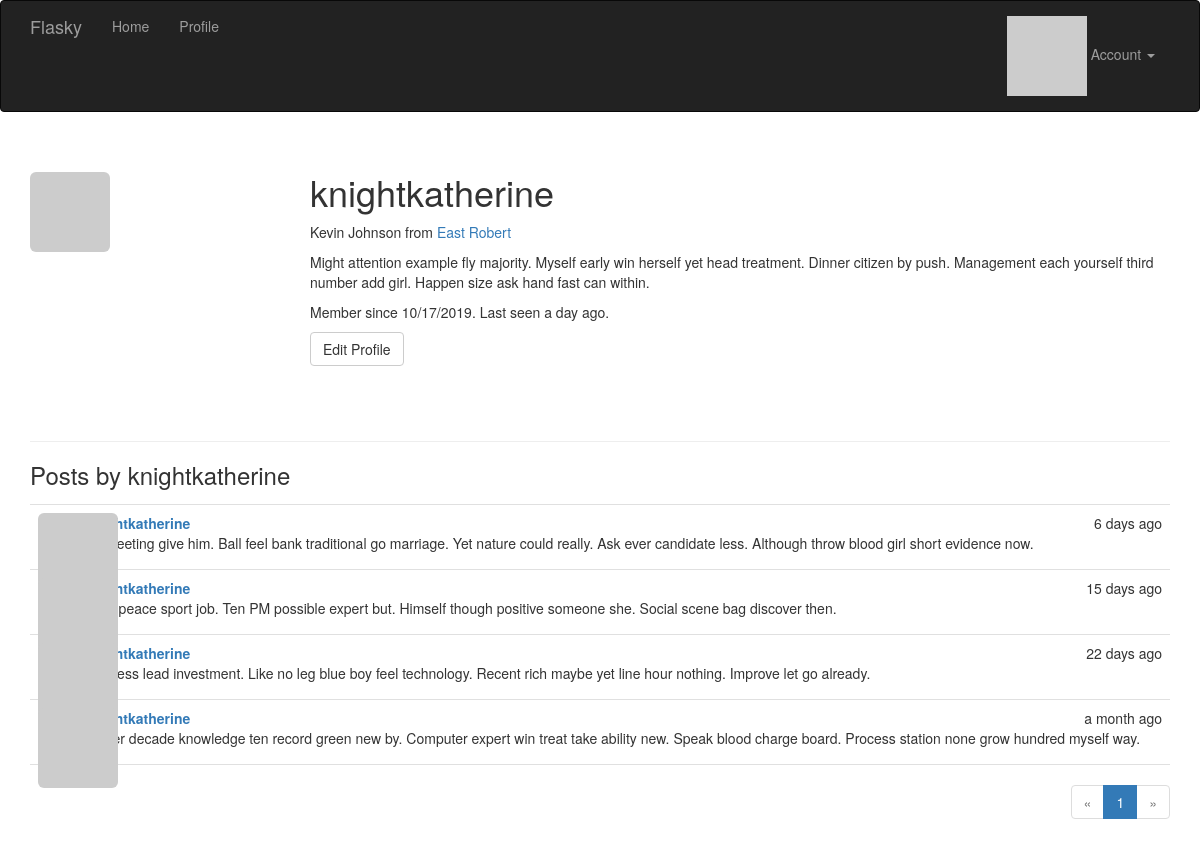
/user/knightkatherine (signed in), run on the app's committed database.
### app/models.py (models this page shows, shortened)
class User(UserMixin, db.Model):
    __tablename__ = 'users'
    id = db.Column(db.Integer, primary_key=True)
    email = db.Column(db.String(64), unique=True, index=True)
    username = db.Column(db.String(64), unique=True, index=True)
    password_hash = db.Column(db.String(128))
    role_id = db.Column(db.Integer, db.ForeignKey('roles.id'))
    confirmed = db.Column(db.Boolean, default=False)
    name = db.Column(db.String(64))
    location = db.Column(db.String(64))
    about_me = db.Column(db.Text())
    member_since = db.Column(db.DateTime(), default=datetime.utcnow)
    last_seen = db.Column(db.DateTime(), default=datetime.utcnow)
    avatar_hash = db.Column(db.String(32))
    posts = db.relationship('Post', backref='author', lazy='dynamic')
    @property
    def password(self):
        raise AttributeError('password is not a readable attribute')
    def can(self, perm):
        return self.role is not None and self.role.has_permission(perm)
    def is_administrator(self):
        return self.can(Permission.ADMIN)
    def ping(self):
        self.last_seen = datetime.utcnow()
        db.session.add(self)
        db.session.commit()
    def gravatar(self, size=100, default='identicon', rating='g'):
        url = 'https://secure.gravatar.com/avatar'
        hash = self.avatar_hash or self.gravatar_hash()
        return '{url}/{hash}?s={size}&d={default}&r={rating}'.format(
            url=url, hash=hash, size=size, default=default, rating=rating)

class Post(db.Model):
    __tablename__ = 'posts'
    id = db.Column(db.Integer, primary_key=True)
    body = db.Column(db.Text)
    timestamp = db.Column(db.DateTime, index=True, default=datetime.utcnow)
    author_id = db.Column(db.Integer, db.ForeignKey('users.id'))

### app/main/views.py (the view)
@main.route('/user/<username>')
def user(username):
    user = User.query.filter_by(username=username).first_or_404()
    page = request.args.get('page', 1, type=int)
    pagination = user.posts.order_by(Post.timestamp.desc()).paginate(
        page, per_page=current_app.config['FLASKY_POSTS_PER_PAGE'], error_out=False)
    posts = pagination.items
    return render_template('user.html', user=user, posts=posts, pagination=pagination)

### app/auth/views.py (called while the page is built)
@auth.before_app_request
def before_request():
    if current_user.is_authenticated:
        current_user.ping()
        if not current_user.confirmed \
                and request.endpoint \
                and request.blueprint != 'auth' \
                and request.endpoint != 'static':
            return redirect(url_for('auth.unconfirmed'))

### app/main/__init__.py (called while the page is built)
@main.app_context_processor
def inject_permissions():
    return dict(Permission=Permission)

### app/models.py (called while the page is built)
@login_manager.user_loader
def load_user(user_id):
    return User.query.get(int(user_id))

    def has_permission(self, perm):
        return self.permissions & perm == perm

### app/templates/user.html (shortened to what this page needs)
{% extends "base.html" %}
{% import "_macros.html" as macros %}
{% block page_content %}
    <div class="page-header">
        <img class="img-rounded profile-thumbnail" src="{{ user.gravatar(size=256) }}">
        <div class="profile-header">
            <h1>{{ user.username }}</h1>
            {% if user.name or user.location %}
            <p>
                {% if user.name %}{{ user.name }}{% endif %}
                {% if user.location %}
                    from <a href="http://maps.google.com/?q={{ user.location }}">{{ user.location }}</a>
                {% endif %}
            </p>
            {% endif %}
            {% if user.about_me %}<p>{{ user.about_me }}</p>{% endif %}
            <p>Member since {{ moment(user.member_since).format('L') }}. Last seen {{ moment(user.last_seen).fromNow() }}.</p>
            <p>
                {% if user == current_user %}
                <a class="btn btn-default" href="{{ url_for('.edit_profile') }}">Edit Profile</a>
                {% endif %}
            </p>
        </div>
    </div>
    <h3>Posts by {{ user.username }}</h3>
    {% include '_posts.html' %}
    {% if pagination %}
    <div class="pagination">
        {{ macros.pagination_widget(pagination, '.user', username=user.username) }}
    </div>
    {% endif %}
{% endblock %}

### app/templates/_posts.html
<ul class="posts">
    {% for post in posts %}
    <li class="post">
        <div class="post-thumbnail">
            <a href="{{ url_for('.user', username=post.author.username) }}">
                <img class="img-rounded profile-thumbnail" src="{{ post.author.gravatar(size=40) }}">
            </a>
        </div>
        <div class="post-content">
            <div class="post-date">{{ moment(post.timestamp).fromNow() }}</div>
            <div class="post-author"><a href="{{ url_for('.user', username=post.author.username) }}">{{ post.author.username }}</a></div>
            <div class="post-body">{{ post.body }}</div>
        </div>
    </li>
    {% endfor %}
</ul>

### app/static/styles.css (style rules this page uses)
.profile-thumbnail { position: absolute; }
.profile-header { min-height: 260px; margin-left: 280px; }
ul.posts { list-style-type: none; padding: 0px; margin: 16px 0px 0px 0px; border-top: 1px solid #e0e0e0; }
ul.posts li.post { padding: 8px; border-bottom: 1px solid #e0e0e0; }
div.post-date { float: right; }
div.post-author { font-weight: bold; }
div.post-thumbnail { position: absolute; }
div.post-content { margin-left: 48px; min-height: 48px; }
div.pagination { width: 100%; text-align: right; padding: 0px; margin: 0px; }

### data on the page
User: username "knightkatherine", name "Kevin Johnson", location "East Robert", about_me "Might attention example fly majority. Myself early win herself yet head treatment. Dinner citizen by push. Management each yourself third number add girl. Happen size ask hand fast can within.", member_since "10/17/2019", last_seen "a day ago"
Post: timestamp "6 days ago", author.username "knightkatherine", body "To meeting give him. Ball feel bank traditional go marriage. Yet nature could really. Ask ever candidate less. Although throw blood girl short evidence now."
Post: timestamp "15 days ago", author.username "knightkatherine", body "Cost peace sport job. Ten PM possible expert but. Himself though positive someone she. Social scene bag discover then."
Post: timestamp "22 days ago", author.username "knightkatherine", body "Success lead investment. Like no leg blue boy feel technology. Recent rich maybe yet line hour nothing. Improve let go already."
Post: timestamp "a month ago", author.username "knightkatherine", body "Player decade knowledge ten record green new by. Computer expert win treat take ability new. Speak blood charge board. Process station none grow hundred myself way."

### other printed values
{{ p }} "1"
